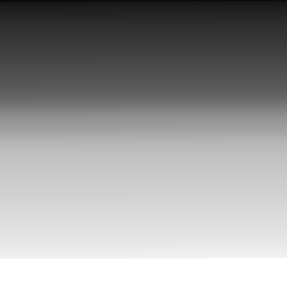
#> input picture TP1/images/img1_tp.png, 287 x 288 px
$ jupyter execute 2_Hist_Escala_de_Grises.ipynb   (shell and % lines are left out)
#> lines starting #> are read from the running program, lines starting #| are printed output that depends on the picture; after the words box and inside, x2 and y2 are one past the last pixel; in counts of white or black regions, pixels touching at a corner belong together
# TP1 - Parte 2 - Análisis de histogramas en imágenes en Escala de Grises

En esta parte del trabajo se analizan imágenes en escala de grises mediante el cálculo y la comparación de sus histogramas de intensidad. Los histogramas permiten estudiar la distribución de los valores de brillo en una imagen, proporcionando información útil sobre su iluminación, contraste y composición tonal general.

Este tipo de análisis es especialmente útil en tareas de clasificación de imágenes o como paso previo a técnicas de segmentación y detección de objetos.

Los objetivos de esta parte son:

- Cargar y visualizar dos imágenes (`img1_tp.png` y `img2_tp.png`) en escala de grises.
- Calcular y graficar sus histogramas de intensidad.
- Analizar si los histogramas pueden ser útiles como *features* para modelos de clasificación/detección.

[cell 1]

import cv2 as cv
import numpy as np
import matplotlib.pyplot as plt

[cell 2]
# Cargar imágenes en modo monocromático (un canal)
img1 = cv.imread('images/img1_tp.png', cv.IMREAD_GRAYSCALE)
#> img1 is the input picture: shape (288, 287); min 2, max 255, mean 154.8
img2 = cv.imread('images/img2_tp.png', cv.IMREAD_GRAYSCALE)
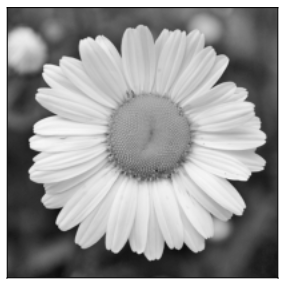
#> input picture TP1/images/img2_tp.png, 287 x 288 px
#> img2 is the input picture: shape (288, 287); min 2, max 255, mean 154.8

[cell 3]
# Visualizar imágenes
plt.figure(figsize=(10,4))
plt.subplot(1,2,1)
plt.imshow(img1, cmap='gray')
plt.title('Imagen 1 - Escala de grises')
plt.axis('off')

plt.subplot(1,2,2)
plt.imshow(img2, cmap='gray')
plt.title('Imagen 2 - Escala de grises')
plt.axis('off')
plt.show()
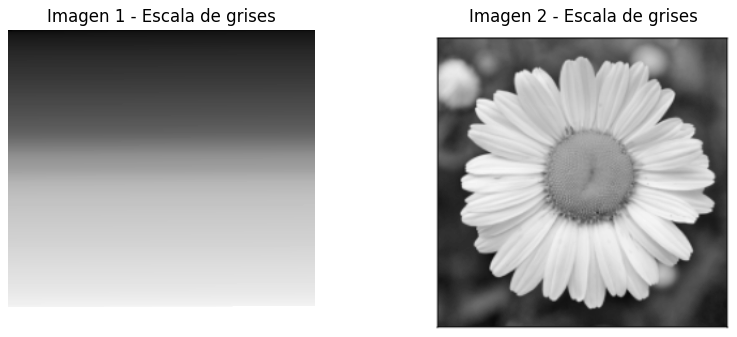
#> figure drawn by matplotlib, 2 panels

[cell 4]
# Calcular y mostrar histogramas
bins = 64
hist1 = cv.calcHist([img1], [0], None, [bins], [0, 256])
#> hist1 = 64 values, max 8400 at index 63, min 0 at index 62, mean 1291.5
hist2 = cv.calcHist([img2], [0], None, [bins], [0, 256])
#> hist2 has the same summary as hist1

plt.figure(figsize=(12,5))

plt.subplot(1,2,1)
plt.plot(hist1, color='blue')
plt.title('Histograma - Imagen 1')
plt.xlabel('Intensidad')
plt.ylabel('Frecuencia')

plt.subplot(1,2,2)
plt.plot(hist2, color='red')
plt.title('Histograma - Imagen 2')
plt.xlabel('Intensidad')
plt.ylabel('Frecuencia')

plt.tight_layout()
plt.show()
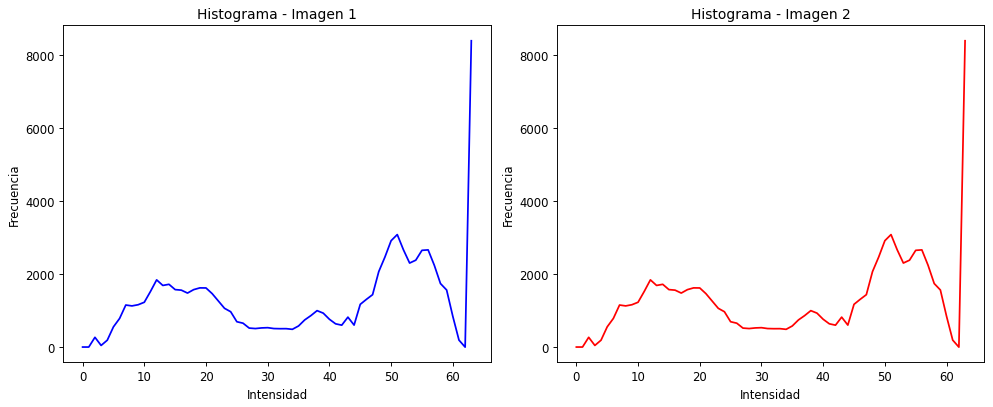
#> figure drawn by matplotlib, 2 panels; panel 1: curve peaks at x = 63, y = 8400; panel 2: curve peaks at x = 63, y = 8400

### Análisis comparativo de histogramas

Al representar los histogramas de ambas imágenes en escala de grises, se observa que:

- La distribución de intensidades en ambas imágenes es muy similar.
- Existe un **pico muy marcado en el último bin**, lo que indica una gran cantidad de píxeles con intensidad máxima (255), probablemente debido a saturación o fondo blanco.

#### ¿Sirven como features para un modelo de clasificación?

Un histograma de intensidades refleja cómo se distribuyen los valores de brillo en la imagen, sin importar dónde aparecen. Esto lo convierte en un descriptor global útil para detectar diferencias en:

- Iluminación general
- Contraste
- Composición tonal (predominio de claros u oscuros)

**Ventajas**:
- Simples de calcular.
- Robustez frente a pequeñas transformaciones espaciales.

**Limitaciones**:
- No capturan información espacial.
- Poco efectivos si las diferencias entre clases son locales o estructurales (formas, bordes).

En este caso particular, **los histogramas de ambas imágenes son extremadamente similares: tienen una distribución suave y muy parecida**, con un gran pico en el bin más alto (intensidad cercana a 255). Esto sugiere que las imágenes tienen niveles de luminosidad y composición tonal muy similares.

Por lo tanto **la respuesta es no, en este caso puntual los histogramas no serían muy útiles como features para un modelo de clasificación o detección**.
Dado que las diferencias entre las imágenes no se reflejan claramente en los histogramas, un modelo basado únicamente en esta información no podría distinguir entre ellas con eficacia.

**Justificación**:

- Ambos histogramas están dominados por intensidades altas (posiblemente por fondos blancos o saturación).
- Las variaciones espaciales (formas, patrones, bordes) no se capturan en el histograma.
- Si las diferencias entre las imágenes están en la disposición o presencia de objetos específicos, el histograma no va a reflejar eso.

## Sección complementaria: ecualización de histogramas

Dado que los histogramas presentaron un pico muy marcado, además de zonas de picos y valles, realizaremos un procesamiento mediante ecualización del histograma para analizar su efecto en la imagen

[cell 5]
# Ecualización global
img_eqzd = cv.equalizeHist(img2)
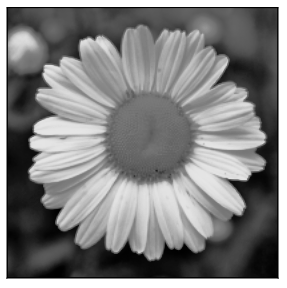
#> img_eqzd: shape (288, 287); min 0, max 255, mean 129.4
hist_eqzd = cv.calcHist([img_eqzd], [0], None, [bins], [0, 256])
#> hist_eqzd = 64 values, max 8400 at index 63, min 0 at index 58, mean 1291.5

# Ecualización CLAHE
clahe = cv.createCLAHE(clipLimit=2.0, tileGridSize=(8,8))
img_eqzd_clahe = clahe.apply(img2)
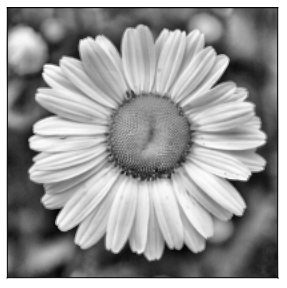
#> img_eqzd_clahe: shape (288, 287); min 2, max 255, mean 153.5
hist_eqzd_clahe = cv.calcHist([img_eqzd_clahe], [0], None, [bins], [0, 256])
#> hist_eqzd_clahe = 64 values, max 8416 at index 63, min 2 at index 0, mean 1291.5


# Visualización comparativa
plt.figure(figsize=(15,4))

plt.subplot(1,3,1)
plt.imshow(img2, cmap='gray')
plt.title("Original")
plt.axis('off')

plt.subplot(1,3,2)
plt.imshow(img_eqzd, cmap='gray')
plt.title("Ecualización global")
plt.axis('off')

plt.subplot(1,3,3)
plt.imshow(img_eqzd_clahe, cmap='gray')
plt.title("Ecualización adaptativa CLAHE")
plt.axis('off')


plt.tight_layout()
plt.show()

[cell 6]
# Visualización histogramas
plt.figure(figsize=(15,5))

plt.subplot(1,3,1)
plt.plot(hist2, color='blue')
plt.title('Histograma imagen original')
plt.xlabel('Intensidad')
plt.ylabel('Frecuencia')

plt.subplot(1,3,2)
plt.plot(hist_eqzd, color='blue')
plt.title('Histograma ecualización global')
plt.xlabel('Intensidad')
plt.ylabel('Frecuencia')

plt.subplot(1,3,3)
plt.plot(hist_eqzd_clahe, color='blue')
plt.title('Histograma ecualización adaptativa CLAHE')
plt.xlabel('Intensidad')
plt.ylabel('Frecuencia')

plt.tight_layout()
plt.show()
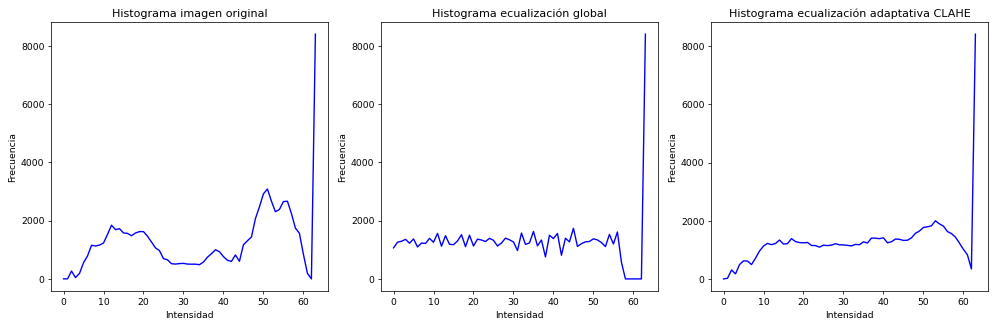
#> figure drawn by matplotlib, 3 panels; panel 1: curve peaks at x = 63, y = 8400; panel 2: curve peaks at x = 63, y = 8400; panel 3: curve peaks at x = 63, y = 8416

Se observa en las imágenes que:
- Ambas ecualizaciones aumentan el contraste y resaltan detalles de la imagen, haciendo que por ejemplo rasgos de los pétalos queden más distinguibles
- La ecualización global altera algunos aspectos de la imagen, por ejemplo introduciendo una sombra en la parte superior no presente en forma pronunciada en la original
- La ecualización adaptativa logra el efecto de contraste manteniendo mejor el aspecto original
- A nivel de histogramas, la ecualización global muestra la distribución más uniforme, pero con picos, mientras que la adaptativa muestra un histograma más suavizado y con mayor uniformidad que el original aunque menor a la ecualización global

## Sección complementaria: binarización como alternativa de preprocesamiento

En esta sección se explora brevemente la técnica de **binarización de imágenes** vista en clase, como posible paso adicional de preprocesamiento para tareas de clasificación o segmentación. Aunque no formaba parte de los objetivos centrales del TP, se considera relevante su inclusión como método complementario.

Se compara la imagen original en escala de grises con dos versiones binarizadas: una mediante umbral fijo y otra mediante umbral adaptativo.

[cell 7]
# Binarización con umbral fijo
_, thresh_fixed = cv.threshold(img2, 127, 255, cv.THRESH_BINARY)
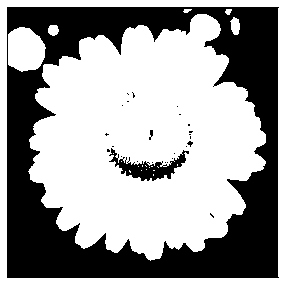
#> thresh_fixed: shape (288, 287); 61.9% white; 26 black regions (23 under 20 px), largest, box (x1, y1, x2, y2) and area: (7, 7, 279, 278) 30413, (109, 148, 189, 181) 950, (149, 130, 153, 140) 24

# Binarización con umbral adaptativo
thresh_adapt = cv.adaptiveThreshold(img2, 255,
                                     cv.ADAPTIVE_THRESH_MEAN_C,
                                     cv.THRESH_BINARY,
                                     blockSize=11,
                                     C=2)
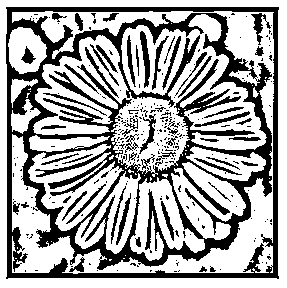
#> thresh_adapt: shape (288, 287); 64.9% white; 274 black regions (219 under 20 px), largest, box (x1, y1, x2, y2) and area: (6, 7, 279, 279) 23148, (140, 31, 150, 88) 292, (251, 13, 271, 45) 218

# Visualización comparativa
plt.figure(figsize=(15,4))

plt.subplot(1,3,1)
plt.imshow(img2, cmap='gray')
plt.title("Escala de grises")
plt.axis('off')

plt.subplot(1,3,2)
plt.imshow(thresh_fixed, cmap='gray')
plt.title("Umbral fijo (127)")
plt.axis('off')

plt.subplot(1,3,3)
plt.imshow(thresh_adapt, cmap='gray')
plt.title("Umbral adaptativo")
plt.axis('off')

plt.tight_layout()
plt.show()
